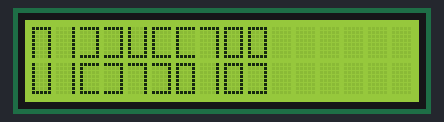
The sketch below on a simulated Arduino Uno, built with avr-gcc and run on an emulated ATmega328P. Shown: 16×2 character LCD.

Above: at 0.1 s.
At 20.2 s:
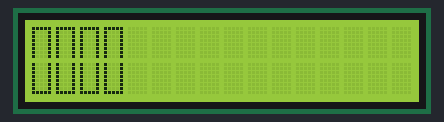
At 32.2 s:
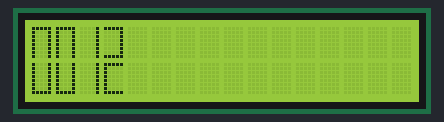
At 64.3 s:
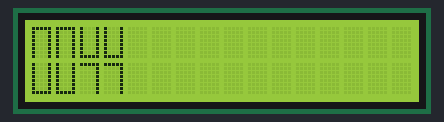
At 96.3 s:
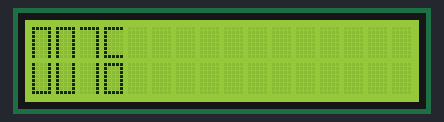
At 128.4 s:
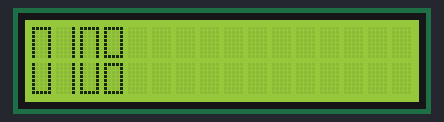

The sketch:

LCDisplay_BigNum.ino
```cpp
// Use two lines of an LCD display to show large numbers

// The large font spans one characetr with over 2 LCD display lines
// to give a font which is similar to a 7-segment display

#include <LiquidCrystal.h>
#include "BigNum.h"

// LCD display definitions
#define  LCD_ROWS  2
#define  LCD_COLS  16

// LCD pin definitions
#define  LCD_RS    8
#define  LCD_ENA   9
#define  LCD_D4    4
#define  LCD_D5    LCD_D4+1
#define  LCD_D6    LCD_D4+2
#define  LCD_D7    LCD_D4+3

static LiquidCrystal lcd(LCD_RS, LCD_ENA, LCD_D4, LCD_D5, LCD_D6, LCD_D7);
static BigNum bn(&lcd);

// Waiting time between numbers in milliseconds
#define  WAIT_DELAY  1000

void setup()
{
  Serial.begin(57600);

  // initialise LCD display
  lcd.begin(LCD_COLS, LCD_ROWS);
  lcd.print(F("LCD Big Chars"));

  // initialise bigchars
  bn.begin();

  lcd.clear();  // clear the display and ...
  lcd.noCursor(); // ... display the cursor
}

void allDigits(void)
{
  for (uint8_t i=0; i<10; i++)
    bn.writeNumber(0, i, i, 1);
}

void loop(void)
{
  static uint16_t  count = 0;

  bn.setSingleFont();
  allDigits();
  delay(10*WAIT_DELAY);
  lcd.clear();

  bn.setDoubleFont();
  allDigits();
  delay(10*WAIT_DELAY);
  lcd.clear();

  while (true)
  {
    bn.writeNumber(0, 0, count++, 4, true);
    delay(WAIT_DELAY);
  }
}
```

BigNum.h
```cpp
#pragma once

#define ORIGINAL_FONT 0

// BigNum -----------------------------------------------
// Draw a large character over 2 lines on the LCD display
// Marco Colli July 2016

// PROGMEM Font definitions for big characters
//
#if ORIGINAL_FONT
// Character elements defined in the user chars in numerical order
// 0:    1: _  2: _  3:    4: _  5: _  6:    7: _
//     |   | |    _|   |_|   |_    |_|    _|     |

// Definitions for the number of characters and their size
static const uint8_t NUM_ELEMENTS = 8; // elements required
static const uint8_t ELEMENT_SIZE = 8; // bytes per element

// Two types of fonts are defined - single and double stroke widths
// Single width strokes
const PROGMEM uint8_t fontSingle[NUM_ELEMENTS][ELEMENT_SIZE] =
{
  { 0x01, 0x01, 0x01, 0x01, 0x01, 0x01, 0x01, 0x01 }, // 0
  { 0x1f, 0x11, 0x11, 0x11, 0x11, 0x11, 0x11, 0x11 }, // 1
  { 0x1f, 0x01, 0x01, 0x01, 0x01, 0x01, 0x01, 0x1f }, // 2
  { 0x11, 0x11, 0x11, 0x11, 0x11, 0x11, 0x11, 0x1f }, // 3
  { 0x1f, 0x10, 0x10, 0x10, 0x10, 0x10, 0x10, 0x1f }, // 4
  { 0x1f, 0x11, 0x11, 0x11, 0x11, 0x11, 0x11, 0x1f }, // 5
  { 0x01, 0x01, 0x01, 0x01, 0x01, 0x01, 0x01, 0x1f }, // 6
  { 0x1f, 0x01, 0x01, 0x01, 0x01, 0x01, 0x01, 0x01 }  // 7
};

const PROGMEM uint8_t fontDouble[NUM_ELEMENTS][ELEMENT_SIZE] =
{
  { 0x01, 0x01, 0x01, 0x01, 0x01, 0x01, 0x01, 0x01 }, // 0
  { 0x1f, 0x1f, 0x11, 0x11, 0x11, 0x11, 0x11, 0x11 }, // 1
  { 0x1f, 0x1f, 0x01, 0x01, 0x01, 0x01, 0x1f, 0x1f }, // 2
  { 0x11, 0x11, 0x11, 0x11, 0x11, 0x11, 0x1f, 0x1f }, // 3
  { 0x1f, 0x1f, 0x10, 0x10, 0x10, 0x10, 0x1f, 0x1f }, // 4
  { 0x1f, 0x1f, 0x11, 0x11, 0x11, 0x11, 0x1f, 0x1f }, // 5
  { 0x01, 0x01, 0x01, 0x01, 0x01, 0x01, 0x0f, 0x1f }, // 6
  { 0x1f, 0x1f, 0x01, 0x01, 0x01, 0x01, 0x01, 0x01 }  // 7
};
#else
// Character elements defined in the user chars in numerical order
// 0: _  1:    2: _  3: _  4: _  5:    6: _  7: not used
//   | |   |_|    _|   |_    |_|     |     |

// Definitions for the number of characters and their size
static const uint8_t NUM_ELEMENTS = 7; // elements required
static const uint8_t ELEMENT_SIZE = 8; // bytes per element

// Only one font is defined but it takes on less user defined character
// Single width strokes
const PROGMEM uint8_t fontSingle[NUM_ELEMENTS][ELEMENT_SIZE] =
{
  { 0x1f, 0x11, 0x11, 0x11, 0x11, 0x11, 0x11, 0x11 }, // 0
  { 0x11, 0x11, 0x11, 0x11, 0x11, 0x11, 0x11, 0x1f }, // 1
  { 0x1f, 0x01, 0x01, 0x01, 0x01, 0x01, 0x01, 0x1f }, // 2
  { 0x1f, 0x10, 0x10, 0x10, 0x10, 0x10, 0x10, 0x1f }, // 3
  { 0x1f, 0x11, 0x11, 0x11, 0x11, 0x11, 0x11, 0x1f }, // 4
  { 0x01, 0x01, 0x01, 0x01, 0x01, 0x01, 0x01, 0x01 }, // 5
  { 0x1f, 0x01, 0x01, 0x01, 0x01, 0x01, 0x01, 0x01 }, // 6
};
#endif

class BigNum
{
protected:
  LiquidCrystal  *_lcd;

public:
  BigNum(LiquidCrystal *lcd) : _lcd(lcd)
  { };

  void begin(void)
  {
    setSingleFont();
  }

  void setSingleFont(void)
  {
    uint8_t c[NUM_ELEMENTS];

    for (uint8_t i = 0; i < NUM_ELEMENTS; i++)
    {
      memcpy_P(c, &fontSingle[i][0], ELEMENT_SIZE*sizeof(fontSingle[0][0]));
      _lcd->createChar(i, c);
    }
  };

  void setDoubleFont(void)
  {
    uint8_t c[NUM_ELEMENTS];

    for (uint8_t i = 0; i < NUM_ELEMENTS; i++)
    {
#if ORIGINAL_FONT
      memcpy_P(c, &fontDouble[i][0], ELEMENT_SIZE*sizeof(fontDouble[0][0]));
#else
      memcpy_P(c, &fontSingle[i][0], ELEMENT_SIZE*sizeof(fontSingle[0][0]));
#endif
      _lcd->createChar(i, c);
    }
  };

  void writeNumber(uint8_t row, uint8_t col, uint16_t num, uint8_t digits, bool leadZero = false)
    // write number num at top left coordinate (row, col) in a space 3 digits in size
    // with leading zero if requested
  {
    for (int8_t i = digits; i > 0; i--)
    {
      uint8_t d = num % 10;

      // draw the digit depeding on zero or not and, if zero, position in the number or not
      if ((d != 0) || leadZero || (d == 0 && i == digits) || (d == 0 && num != 0))
        writeDigit(row, col + i - 1, d);
      else
      {
        _lcd->setCursor(col, row);
        _lcd->write(' ');
        _lcd->setCursor(col, row + 1);
        _lcd->write(' ');
      }

      num /= 10;
    }
  }

  void writeDigit(uint8_t row, uint8_t col, uint8_t digit)
  {
    // Define the elements for the top and bottom for each digit
#if ORIGINAL_FONT
    static const uint8_t top[10] = { 1, 0, 7, 7, 3, 4, 4, 7, 1, 1 };
    static const uint8_t bot[10] = { 3, 0, 4, 2, 0, 6, 3, 0, 5, 2 };
#else
    static const uint8_t top[10] = { 0, 5, 2, 2, 1, 3, 3, 6, 4, 4 };
    static const uint8_t bot[10] = { 1, 5, 3, 2, 6, 2, 4, 5, 4, 2 };
#endif // ORIGINAL_FONT

    if (digit > 9) return;

    _lcd->setCursor(col, row);
    _lcd->write((char)top[digit]);
    _lcd->setCursor(col, row+1);
    _lcd->write((char)bot[digit]);
  };
};
```

Measured:
- what the display in image 1 shows lasts 1.0 s, from 20.1 s to 21.1 s
